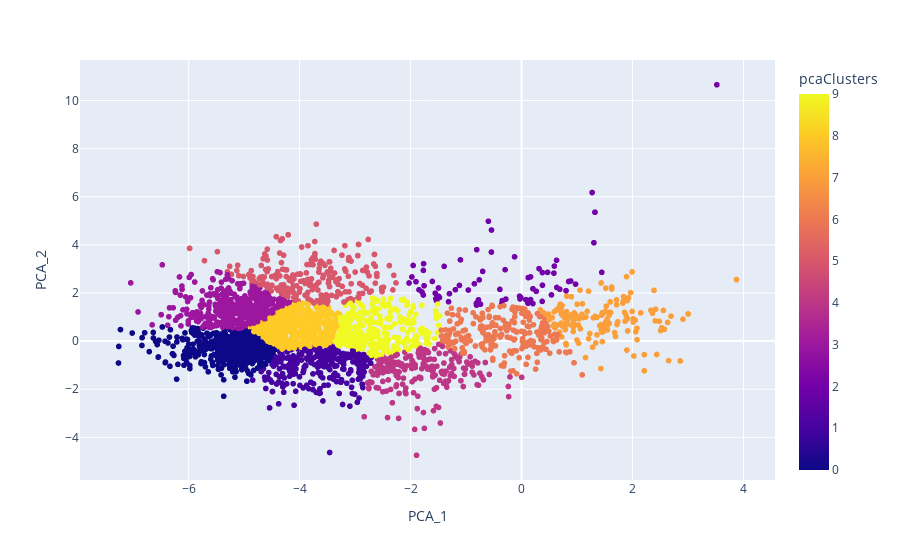

Notebook source saved alongside this figure:
### Markdown cell above
### Visualização dos Clusters

Para visualizar os clusters de gêneros:

### Code cell
from pyspark.ml.functions import vector_to_array
import plotly.express as px

data_clusters_generos = data_clusters_generos.withColumn("PCA_1", vector_to_array("pcaFeatures")[0])
data_clusters_generos = data_clusters_generos.withColumn("PCA_2", vector_to_array("pcaFeatures")[1])

fig = px.scatter(data_clusters_generos.toPandas(), x="PCA_1", y="PCA_2", color="pcaClusters", hover_data=["genres"])
fig.show()

### Figure 1 — Plotly figure (JSON) as saved in the notebook; plotly's stock layout.template omitted (floating-point values rounded to 4 significant figures; data arrays with more than 128 entries replaced by an {"elided": "..."} marker saying what was removed)
{"data": [{"customdata": {"elided": "2973x1 str values"}, "hovertemplate": "PCA_1=%{x}<br>PCA_2=%{y}<br>genres=%{customdata[0]}<br>pcaClusters=%{marker.color}<extra></extra>", "legendgroup": "", "marker": {"color": {"elided": "2973 int values"}, "coloraxis": "coloraxis", "symbol": "circle"}, "mode": "markers", "name": "", "showlegend": false, "type": "scattergl", "x": {"elided": "2973 float values"}, "xaxis": "x", "y": {"elided": "2973 float values"}, "yaxis": "y"}], "layout": {"coloraxis": {"colorbar": {"title": {"text": "pcaClusters"}}, "colorscale": [[0, "#0d0887"], [0.1111, "#46039f"], [0.2222, "#7201a8"], [0.3333, "#9c179e"], [0.4444, "#bd3786"], [0.5556, "#d8576b"], [0.6667, "#ed7953"], [0.7778, "#fb9f3a"], [0.8889, "#fdca26"], [1, "#f0f921"]]}, "legend": {"tracegroupgap": 0}, "margin": {"t": 60}, "xaxis": {"anchor": "y", "domain": [0, 1], "title": {"text": "PCA_1"}}, "yaxis": {"anchor": "x", "domain": [0, 1], "title": {"text": "PCA_2"}}}}
